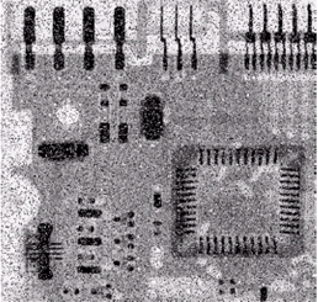
#> input picture picEhance/src.png, 318 x 302 px
$ python enhance.py
#> lines starting #> are read from the running program, lines starting #| are printed output that depends on the picture
from __future__ import print_function
import sys
import time
import numpy as np
import cv2 as cv
def is_grayscale(my_image):
    return len(my_image.shape) < 3

def main(argv):
    filename = "src.png"
    img_codec = cv.IMREAD_COLOR
    if argv:
        filename = sys.argv[1]
        if len(argv) >= 2 and sys.argv[2] == "G":
            img_codec = cv.IMREAD_GRAYSCALE
    src = cv.imread(filename, img_codec)
#> src is the input picture: shape (302, 318, 3); mean B, G, R 144.2, 141, 144.2
    if src is None:
        print("Can't open image [" + filename + "]")
        print("Usage:")
        print("mat_mask_operations.py [image_path -- default ../../../../data/lena.jpg] [G -- grayscale]")
        return -1
    cv.namedWindow("Input", 0)
    cv.resizeWindow("Input",600,600)
    cv.namedWindow("Output", 0)
    cv.resizeWindow("Output",600,600)
    cv.imshow("Input", src)

    t = round(time.time())
    #类高斯模糊模板
    kernel1 = np.array([[1/10,1/10,1/10],
                       [1/10,1/5,1/10],
                       [1/10,1/10,1/10]], np.float32)
    #拉普拉斯锐化图像
    kernel2=np.array([[0,-1,0],
                      [-1,5,-1],
                      [0,-1,0]],np.float32)

    dst1 = cv.filter2D(src, -1, kernel1)
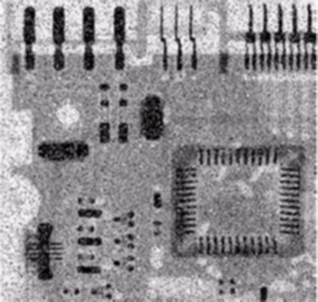
#> dst1: shape (302, 318, 3); mean B, G, R 144.1, 140.9, 144.1
    # ddepth = -1, means destination image has depth same as input image

    t = (time.time() - t) / 1000
    print("Built-in filter2D time passed in seconds:     %s" % t)
    cv.imshow("Output", dst1)
    dst1=cv.bilateralFilter(dst1,d=30,sigmaColor=50,sigmaSpace=40)
    #dst1=cv.bilateralFilter(dst1,d=30,sigmaColor=50,sigmaSpace=40)
    while cv.waitKey(0)==' ':
#> (key Esc is pressed here)
        pass
    cv.imshow('Output',dst1)
    dst1 = cv.filter2D(dst1, -1, kernel2)
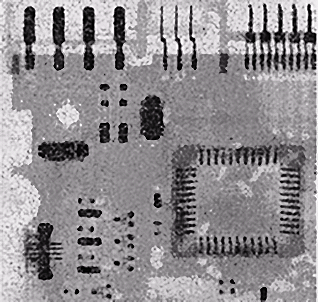
#> dst1: shape (302, 318, 3); mean B, G, R 144.4, 141.2, 144.4
    while cv.waitKey(0)==' ':
#> (key Esc is pressed here)
        pass
    cv.imshow('Output',dst1)

    dst1=cv.bilateralFilter(dst1,d=30,sigmaColor=50,sigmaSpace=40)
    while cv.waitKey(0)==' ':
#> (key Esc is pressed here)
        pass
    cv.imshow('Output',dst1)

    cv.waitKey()
    cv.destroyAllWindows()
    return 0
if __name__ == "__main__":
    main(sys.argv[1:])
